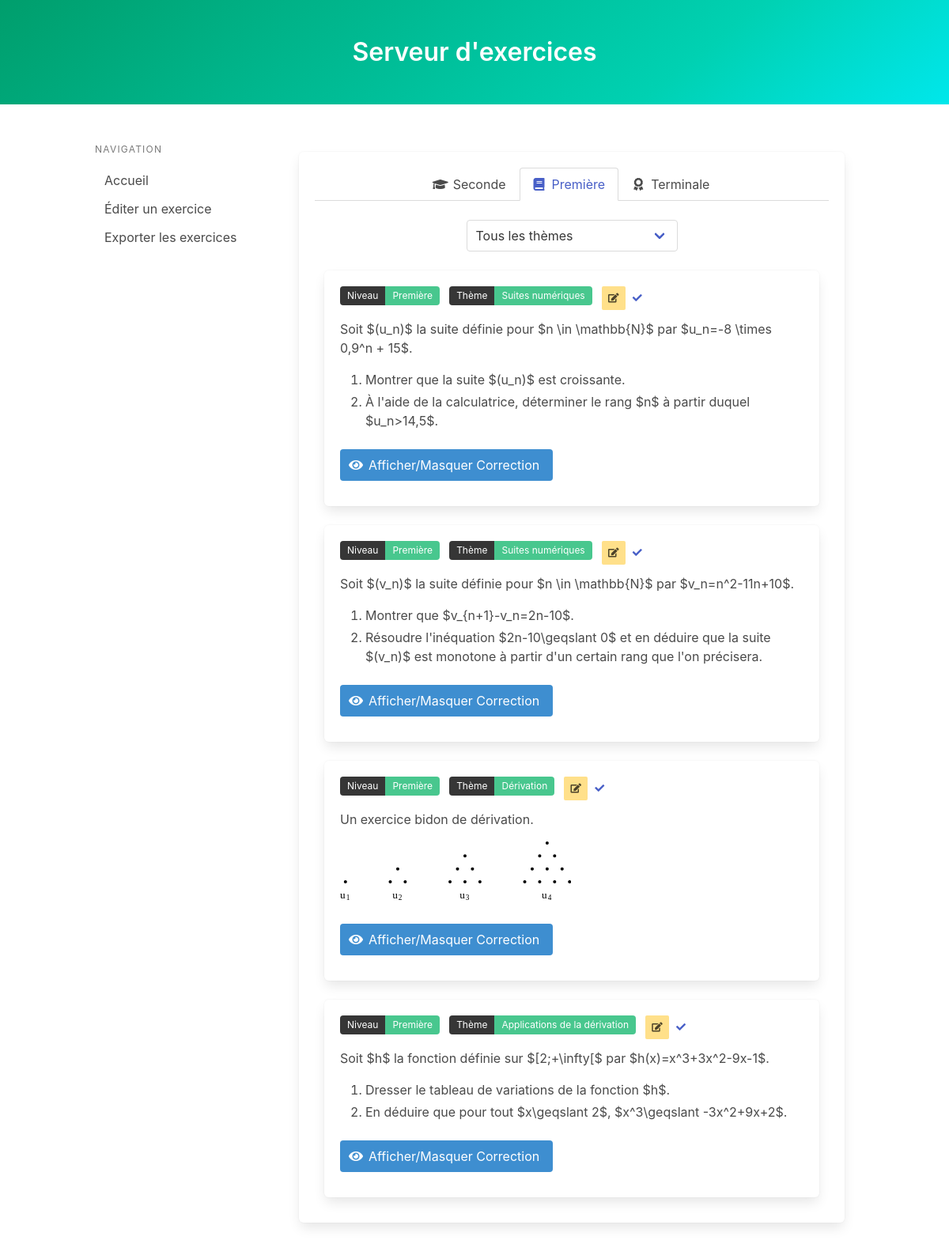
The app's page /?level=Première with its own data.
### models.py (models this page shows, shortened)
class Exercice(db.Model):
    __tablename__ = 'exercices'
    id = db.Column(db.String, primary_key=True)
    level = db.Column(db.String, nullable=False)
    theme = db.Column(db.String, nullable=False)
    selected = db.Column(db.Boolean, default=False)
    content = db.Column(db.Text, nullable=False)
    latex_code = db.Column(db.Text, nullable=False)
    correction = db.Column(db.Text, nullable=False)
    latex_correction = db.Column(db.Text, nullable=False)

### app.py (the view)
@app.route('/')
def home():
    exercices = Exercice.query.all()
    selected_exercises = session.get('selected_exercises', [])
    return render_template('index.html', exercices=exercices, selected_exercises=selected_exercises)

### templates/index.html (shortened to what this page needs)
{% extends "base.html" %}
{% set dev_mode = true %}
{% block head %}
    <link rel="stylesheet" href="https://cdnjs.cloudflare.com/ajax/libs/bulma/0.9.3/css/bulma.min.css">
    <link rel="stylesheet" href="https://cdnjs.cloudflare.com/ajax/libs/font-awesome/5.15.4/css/all.min.css">
{% endblock %}
{% block content %}
    <div class="column">
        <div class="box">
            <div class="tabs is-centered is-boxed">
                <ul>
                    <li class="{{ 'is-active' if request.args.get('level') == 'Seconde' or not request.args.get('level') }}">
                        <a href="?level=Seconde">
                            <span class="icon is-small"><i class="fas fa-graduation-cap"></i></span>
                            <span>Seconde</span>
                        </a>
                    </li>
                    <li class="{{ 'is-active' if request.args.get('level') == 'Première' }}">
                        <a href="?level=Première">
                            <span class="icon is-small"><i class="fas fa-book"></i></span>
                            <span>Première</span>
                        </a>
                    </li>
                    <li class="{{ 'is-active' if request.args.get('level') == 'Terminale' }}">
                        <a href="?level=Terminale">
                            <span class="icon is-small"><i class="fas fa-award"></i></span>
                            <span>Terminale</span>
                        </a>
                    </li>
                </ul>
            </div>
            <div class="field">
                <div class="control has-text-centered">
                    <div class="select">
                        <select id="themeFilter" onchange="window.location.href='?level={{ request.args.get('level') }}&theme='+this.value">
                            <option value="all" {{ 'selected' if not request.args.get('theme') or request.args.get('theme') == 'all' }}>Tous les thèmes</option>
                            {% set unique_themes = [] %}
                            {% for exercise in exercices %}
                                {% if exercise.theme not in unique_themes %}
                                    {% set _ = unique_themes.append(exercise.theme) %}
                                {% endif %}
                            {% endfor %}
                        </select>
                    </div>
                </div>
            </div>
                {% for exercice in exercices if exercice.level == request.args.get('level', 'Seconde') and (not request.args.get('theme') or request.args.get('theme') == 'all' or exercice.theme == request.args.get('theme')) %}
                    <div class="column is-full">
                        <div class="box {% if exercice.id in selected_exercises %}has-background-primary{% endif %}">
                            <div class="field is-grouped is-grouped-multiline">
                                <div class="control">
                                    <div class="tags has-addons">
                                        <span class="tag is-dark">Niveau</span>
                                        <span class="tag is-success">{{ exercice.level }}</span>
                                    </div>
                                </div>
                                <div class="control">
                                    <div class="tags has-addons">
                                        <span class="tag is-dark">Thème</span>
                                        <span class="tag is-success">{{ exercice.theme }}</span>
                                    </div>
                                </div>
                                {% if dev_mode %}
                                <div class="field is-pulled-right">
                                    <a class="button is-small is-warning" href="/edit_exercise?id={{ exercice.id }}">
                                        <span class="icon is-small">
                                            <i class="fas fa-edit"></i>
                                        </span>
                                    </a>
                                </div>
                                {% endif %}
                                <div class="field is-pulled-right">
                                    <form id="selectExerciseForm-{{ exercice.id }}" action="/select_exercise" method="post" style="display:inline;">
                                        <div class="tags has-addons">
                                            <button class="button is-small is-link is-inverted" type="submit">
                                                <span class="icon is-small">
                                                    <i class="fas {{ 'fa-times' if exercice.id in selected_exercises else 'fa-check' }}"></i>
                                                </span>
                                            </button>
                                        </div>
                                    </form>
                                </div>
                            </div>
                            <div class="content">{{ exercice.content | safe }}</div>
                            <div class="field">
                                <button class="button is-info" onclick="document.getElementById('correction-{{ loop.index }}').classList.toggle('is-hidden')">
                                    <span class="icon is-small">
                                        <i class="fas fa-eye"></i>
                                    </span>
                                    <span>Afficher/Masquer Correction</span>
                                </button>
                            </div>
                        </div>
                    </div>
                {% endfor %}
            </div>
        </div>
    </div>
{% endblock %}

### templates/base.html (shortened to what this page needs)
<!DOCTYPE html>
<html lang="en">
<head>
    <link rel="stylesheet" href="https://cdnjs.cloudflare.com/ajax/libs/bulma/0.9.3/css/bulma.min.css">
    <link rel="stylesheet" href="https://cdnjs.cloudflare.com/ajax/libs/font-awesome/5.15.4/css/all.min.css">
    {% block head %}{% endblock %}
</head>
<body>
    <section class="hero is-primary is-bold">
        <div class="hero-body">
            <div class="container">
                <h1 class="title has-text-centered">Serveur d'exercices</h1>
            </div>
        </div>
    </section>
    <section class="section">
        <div class="container">
            <div class="columns">
                <div class="column is-one-quarter">
                    <aside class="menu">
                        <p class="menu-label">
                            Navigation
                        </p>
                        <ul class="menu-list">
                            <li><a href="/">Accueil</a></li>
                            <li><a href="/edit_exercise">Éditer un exercice</a></li>
                            <li><a href="/export_menu">Exporter les exercices</a></li>
                        </ul>
                    </aside>
                </div>
                <div class="column">
                    {% block content %}{% endblock %}
                </div>
            </div>
    </section>
</body>
</html>

### records on screen
Exercice: level "Première", theme "Suites numériques", content "Soit $(u_n)$ la suite définie pour $n \\in \\mathbb{N}$ par $u_n=-8 \\times 0,9^n + 15$. Montrer que la suite $(u_n)$ est croissante. À l'aide de la calculatrice, déterminer le rang $n$ à partir duquel $u_n>14,5$."
Exercice: level "Première", theme "Suites numériques", content "Soit $(v_n)$ la suite définie pour $n \\in \\mathbb{N}$ par $v_n=n^2-11n+10$. Montrer que $v_{n+1}-v_n=2n-10$. Résoudre l'inéquation $2n-10\\geqslant 0$ et en déduire que la suite $(v_n)$ est monotone à partir d'un certain rang que l'on précisera."
Exercice: level "Première", theme "Dérivation", content "Un exercice bidon de dérivation. u 1 u 2 u 3 u 4"
Exercice: level "Première", theme "Applications de la dérivation", content "Soit $h$ la fonction définie sur $[2;+\\infty[$ par $h(x)=x^3+3x^2-9x-1$. Dresser le tableau de variations de la fonction $h$. En déduire que pour tout $x\\geqslant 2$, $x^3\\geqslant -3x^2+9x+2$."
